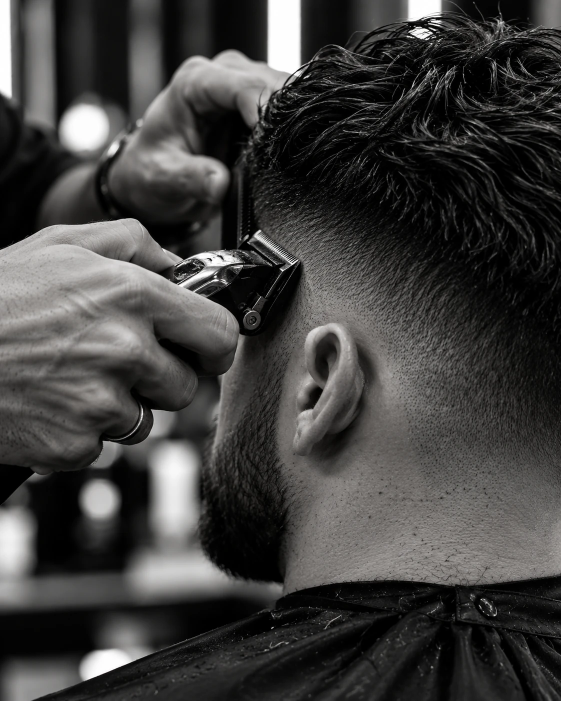
#> input picture images/source/barber-original.webp, 1122 x 1402 px (shown at 1/2 size)
$ python make_hero_mobile.py
#> lines starting #> are read from the running program, lines starting #| are printed output that depends on the picture
"""Mobile home-hero image: barber (clippers, no face) over nails (hands), graded to a warm beige duotone with a little grain.
   Sources are the studio's own photos; run:  python3 scripts/make_hero_mobile.py   → images/hero-mobile-{640,1000}.webp"""
from PIL import Image, ImageOps, ImageEnhance, ImageChops
import os
ROOT = os.path.join(os.path.dirname(__file__), '..')
W, H, GAP = 1000, 1830, 6
TOP_H = 880
CREAM = (227, 209, 179)

def duo(im, black, mid, white, gamma=1.0):
    g = ImageOps.autocontrast(ImageOps.grayscale(im), cutoff=1)
    if gamma != 1.0:
        g = g.point(lambda v: int(255 * (v / 255) ** gamma))
    g = ImageEnhance.Contrast(g).enhance(1.06)
    return ImageOps.colorize(g, black=black, white=white, mid=mid).convert('RGB')

def crop_to(im, box, size):
    return im.crop(box).resize(size, Image.LANCZOS)

barber = Image.open(os.path.join(ROOT, 'images/source/barber-original.webp')).convert('RGB')
#> barber is the input picture: PIL image 1122x1402 RGB; mean R, G, B 64.4, 63.5, 62.3
nails = Image.open(os.path.join(ROOT, 'images/source/nails-original.webp')).convert('RGB')
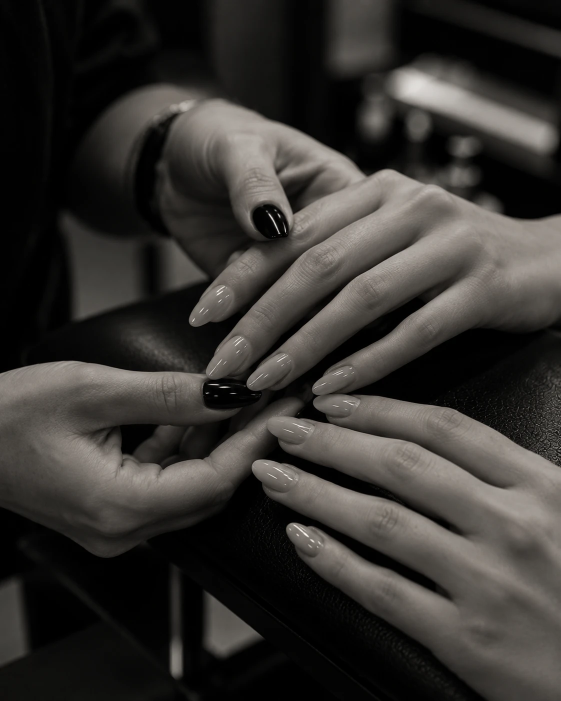
#> input picture images/source/nails-original.webp, 1122 x 1402 px (shown at 1/2 size)
#> nails is the input picture: PIL image 1122x1402 RGB; mean R, G, B 54.2, 51.7, 48.4
bw, bh = barber.size
#> bw = 1122; bh = 1402
bx0 = int(bw * .08)
#> bx0 = 89
top = crop_to(barber, (bx0, 0, bw, int((bw - bx0) * TOP_H / W)), (W, TOP_H))
bot_h = H - TOP_H - GAP
nw, nh = nails.size
#> nw = 1122; nh = 1402
bot = crop_to(nails, (0, int(nh * .16), nw, int(nh * .16) + int(nw * bot_h / W)), (W, bot_h))
# barber: deep warm brown → light beige; nails: lifted shadows so the nails read clearly
top = duo(top, (30, 24, 17), (150, 128, 96), (242, 229, 205))
#> in duo, `return ImageOps.colorize(g, black=black, white=white, mid=mid).convert..`:
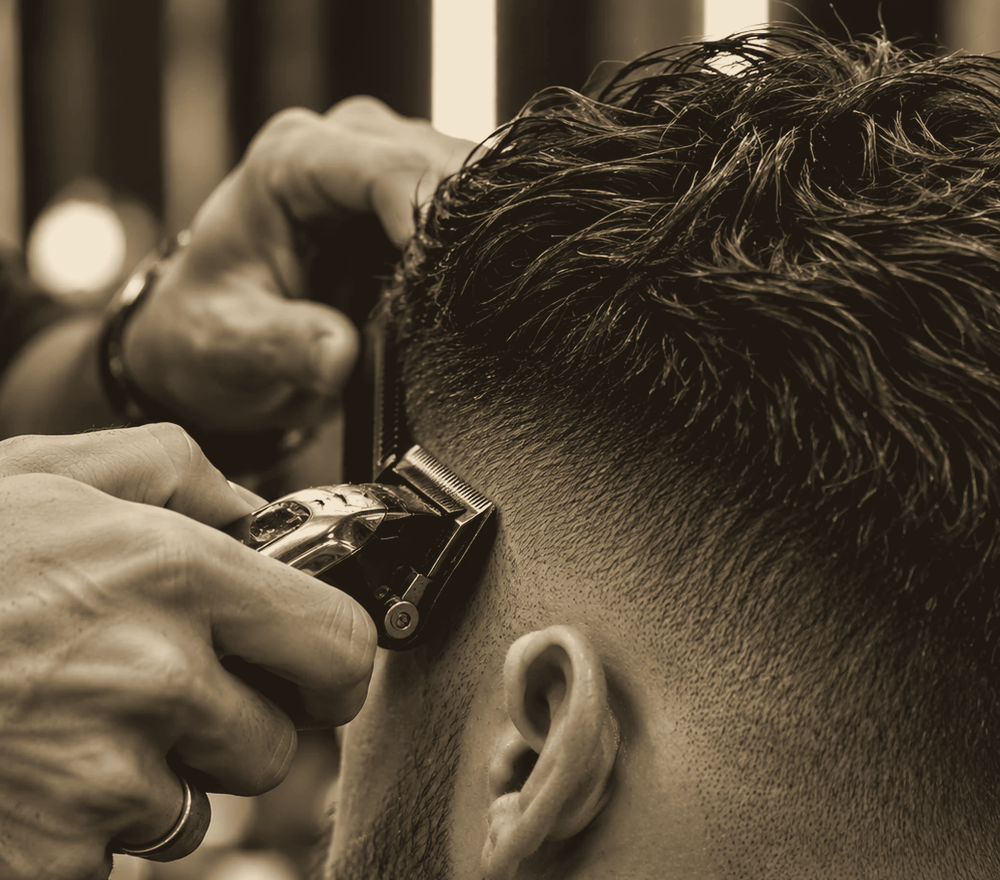
#> returned value: PIL image 1000x880 RGB; mean R, G, B 85.7, 73.5, 56.4
bot = duo(bot, (58, 46, 33), (178, 152, 114), (250, 240, 221), gamma=0.7)
#> call 2 of duo, with black = (58, 46, 33), mid = (178, 152, 114), white = (250, 240, 221), gamma = 0.7
#> in duo (call 2), `g = g.point(lambda v: int(255 * (v / 255) ** gamma))`:
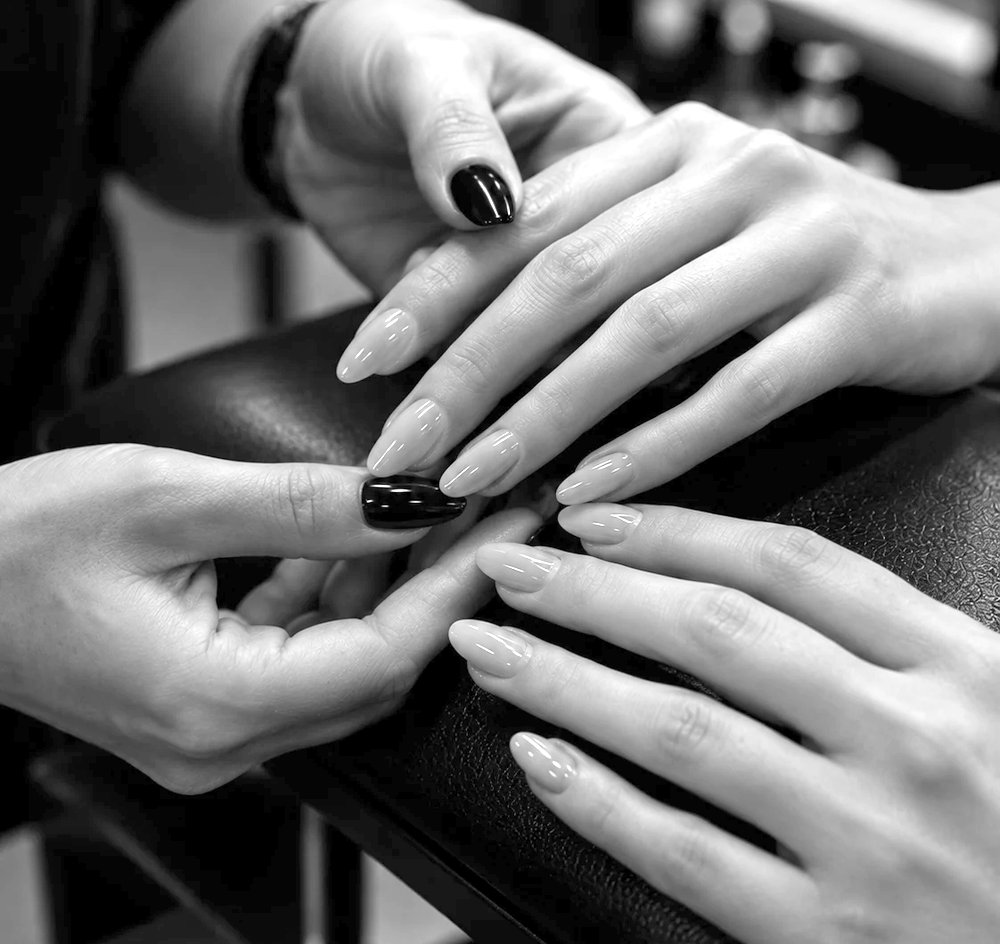
#> g: PIL image 1000x944 L; min 0, max 255, mean 111.1
#> in duo (call 2), `return ImageOps.colorize(g, black=black, white=white, mid=mid).convert..`:
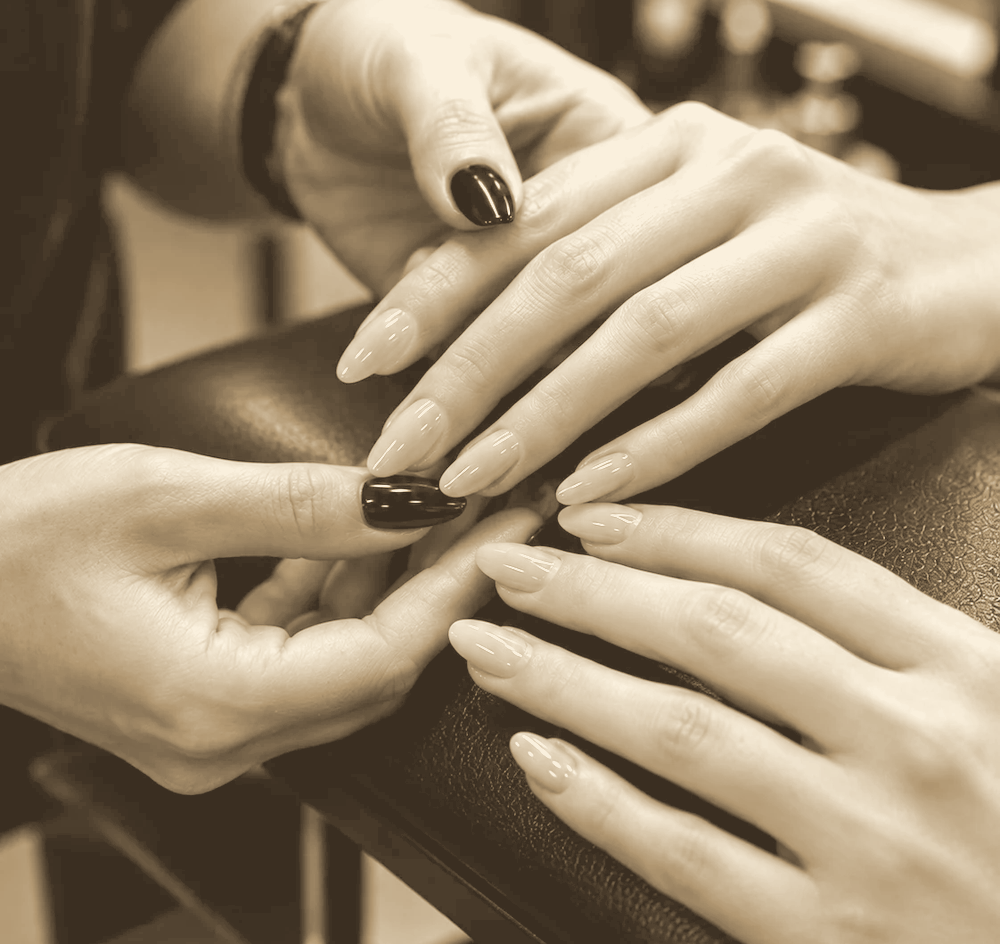
#> returned value: PIL image 1000x944 RGB; mean R, G, B 150.8, 133.8, 109.5
canvas = Image.new('RGB', (W, H), CREAM)
canvas.paste(top, (0, 0))
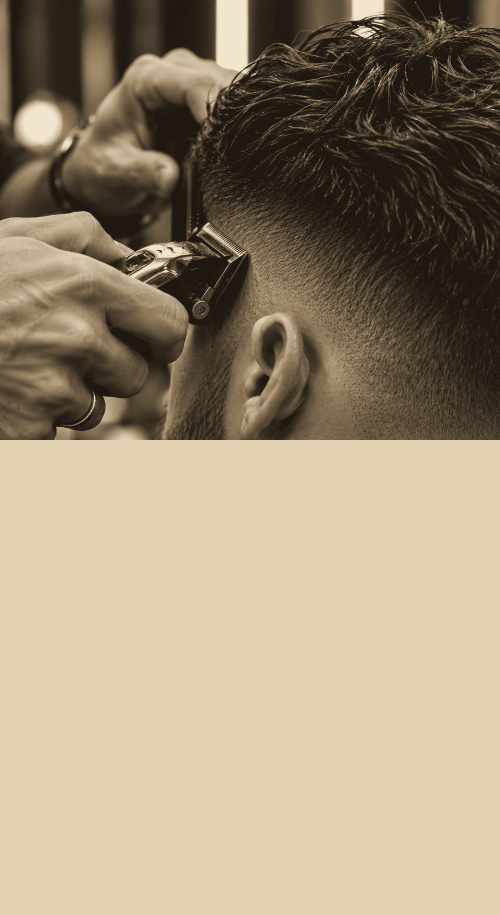
#> canvas: PIL image 1000x1830 RGB (shown at 1/2 size); mean R, G, B 159, 143.8, 120
canvas.paste(bot, (0, TOP_H + GAP))
# fine film grain
noise = Image.effect_noise((W, H), 22).convert('RGB')
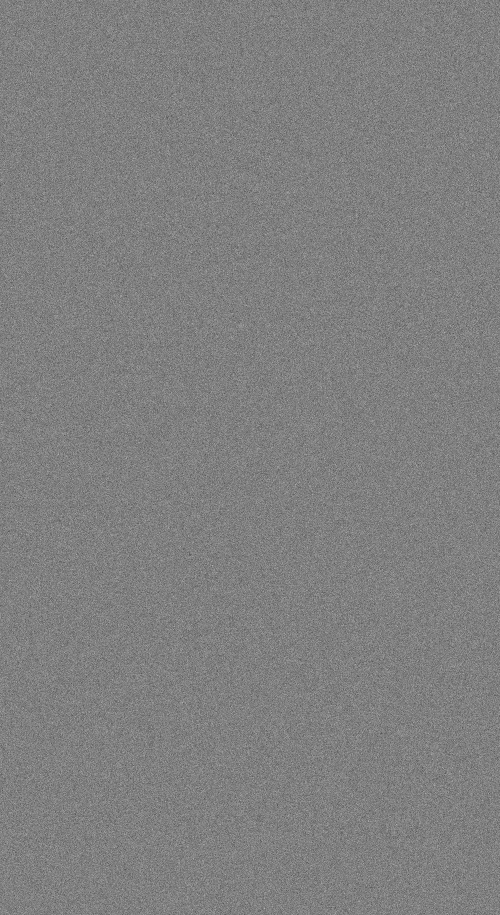
#> noise: PIL image 1000x1830 RGB (shown at 1/2 size); min 11, max 230, mean 127.5
canvas = Image.blend(canvas, ImageChops.soft_light(canvas, noise), 0.35)
out = os.path.join(ROOT, 'images')
canvas.save(os.path.join(out, 'hero-mobile-1000.webp'), quality=84, method=6)
canvas.resize((640, round(640 * H / W)), Image.LANCZOS).save(os.path.join(out, 'hero-mobile-640.webp'), quality=84, method=6)
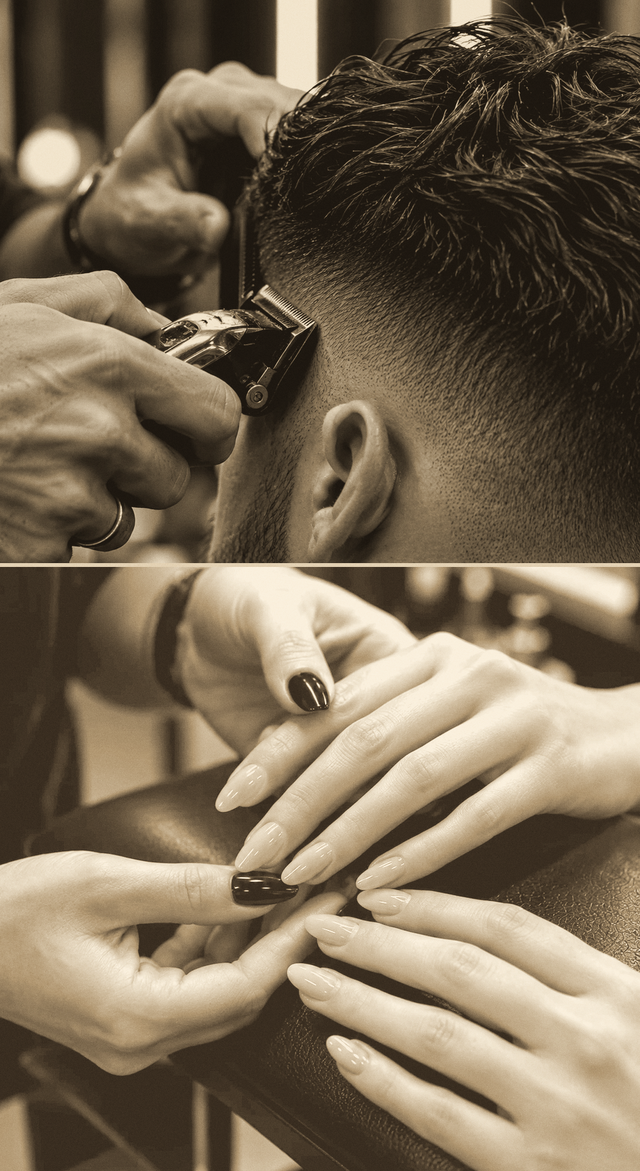
#> saved as hero-mobile-640.webp: PIL image 640x1171 RGB; mean R, G, B 118.9, 104.2, 83.4
print('Wrote images/hero-mobile-{640,1000}.webp')
